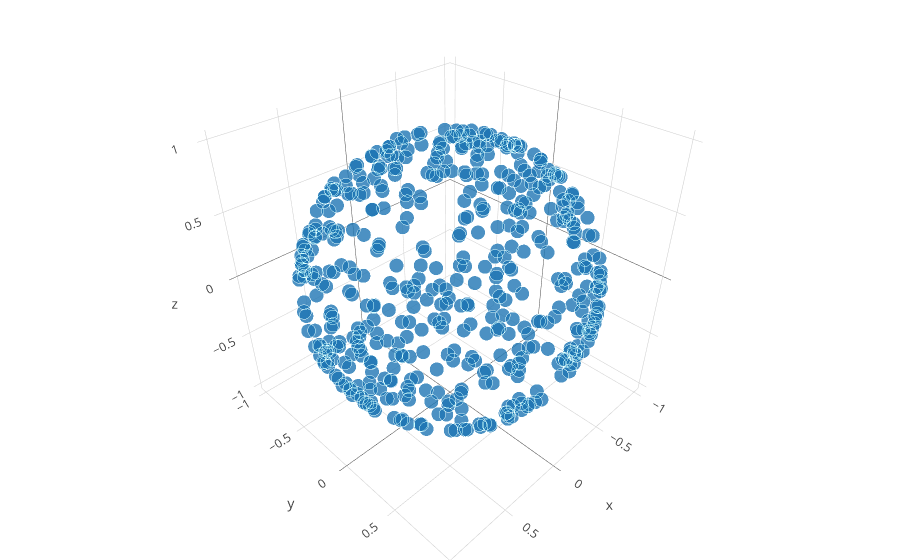

Notebook cell for this chart:
### Markdown cell above
## Визуальная проверка равномерности распределения

### Code cell
import plotly
import plotly.plotly as py
import plotly.graph_objs as go
from plotly.offline import download_plotlyjs, init_notebook_mode, plot, iplot
init_notebook_mode(connected=True)

data = np.array([rand_sphere_point() for i in range(500)])

trace1 = go.Scatter3d(
    x=data[:,0],
    y=data[:,1],
    z=data[:,2],
    mode='markers',
    marker=dict(
        size=5,
        line=dict(
            color='rgba(217, 217, 217, 0.14)',
            width=1
        ),
        opacity=0.8
    )
)
layout = go.Layout(
    margin=dict(
        l=0,
        r=0,
        b=0,
        t=0
    )
)
fig = go.Figure(data=[trace1], layout=layout)
iplot(fig, filename='simple-3d-scatter')

### Figure 1 — Plotly figure (JSON) as saved in the notebook; plotly's stock layout.template omitted (floating-point values rounded to 4 significant figures; data arrays with more than 128 entries replaced by an {"elided": "..."} marker saying what was removed)
{"data": [{"marker": {"line": {"color": "rgba(217, 217, 217, 0.14)", "width": 1}, "opacity": 0.8, "size": 5}, "mode": "markers", "type": "scatter3d", "uid": "ac1877f2-36ea-42de-a4e1-e7dccd648c0e", "x": {"elided": "500 float values"}, "y": {"elided": "500 float values"}, "z": {"elided": "500 float values"}}], "layout": {"margin": {"b": 0, "l": 0, "r": 0, "t": 0}}}
